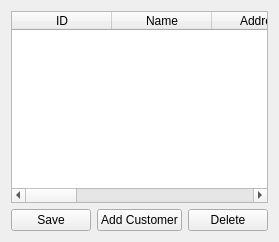
         <widget class="QWidget" name="page_5">
          <layout class="QGridLayout" name="gridLayout_6">
           <item row="1" column="0">
            <layout class="QHBoxLayout" name="horizontalLayout_11">
             <item>
              <widget class="QPushButton" name="save_customer">
               <property name="text">
                <string>Save</string>
               </property>
               <property name="checkable">
                <bool>true</bool>
               </property>
               <property name="autoExclusive">
                <bool>true</bool>
               </property>
              </widget>
             </item>
             <item>
              <widget class="QPushButton" name="add_customer">
               <property name="text">
                <string>Add Customer</string>
               </property>
               <property name="checkable">
                <bool>true</bool>
               </property>
               <property name="autoExclusive">
                <bool>true</bool>
               </property>
              </widget>
             </item>
             <item>
              <widget class="QPushButton" name="delete_customer">
               <property name="text">
                <string>Delete</string>
               </property>
               <property name="checkable">
                <bool>true</bool>
               </property>
               <property name="autoExclusive">
                <bool>true</bool>
               </property>
              </widget>
             </item>
            </layout>
           </item>
           <item row="0" column="0">
            <widget class="QTableWidget" name="customers_tableWidget">
             <column>
              <property name="text">
               <string>ID</string>
              </property>
             </column>
             <column>
              <property name="text">
               <string>Name</string>
              </property>
             </column>
             <column>
              <property name="text">
               <string>Address</string>
              </property>
             </column>
             <column>
              <property name="text">
               <string>Domain</string>
              </property>
             </column>
             <column>
              <property name="text">
               <string>IBAN</string>
              </property>
             </column>
             <column>
              <property name="text">
               <string>Contact</string>
              </property>
             </column>
             <column>
              <property name="text">
               <string>Number of Orders</string>
              </property>
             </column>
             <column>
              <property name="text">
               <string>Lead</string>
              </property>
             </column>
             <column>
              <property name="text">
               <string>Department</string>
              </property>
             </column>
            </widget>
           </item>
          </layout>
         </widget>
